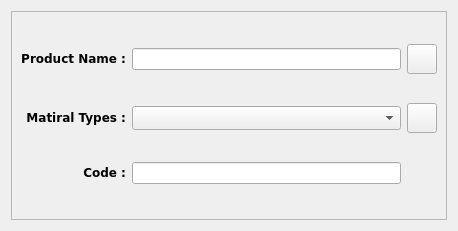
<?xml version="1.0" encoding="UTF-8"?>
<ui version="4.0">
 <class>EditProduct</class>
 <widget class="QWidget" name="EditProduct">
  <property name="geometry">
   <rect>
    <x>0</x>
    <y>0</y>
    <width>458</width>
    <height>231</height>
   </rect>
  </property>
  <property name="minimumSize">
   <size>
    <width>458</width>
    <height>231</height>
   </size>
  </property>
  <property name="maximumSize">
   <size>
    <width>458</width>
    <height>231</height>
   </size>
  </property>
  <property name="windowTitle">
   <string>Edit Product</string>
  </property>
  <property name="windowIcon">
   <iconset>
    <normaloff>icons/logo.png</normaloff>icons/logo.png</iconset>
  </property>
  <layout class="QGridLayout" name="gridLayout_2">
   <item row="0" column="0">
    <widget class="QFrame" name="frame">
     <property name="frameShape">
      <enum>QFrame::StyledPanel</enum>
     </property>
     <property name="frameShadow">
      <enum>QFrame::Raised</enum>
     </property>
     <layout class="QGridLayout" name="gridLayout">
      <item row="0" column="0">
       <widget class="QLabel" name="label_2">
        <property name="font">
         <font>
          <family>Bitstream Vera Sans</family>
          <weight>75</weight>
          <bold>true</bold>
         </font>
        </property>
        <property name="layoutDirection">
         <enum>Qt::LeftToRight</enum>
        </property>
        <property name="text">
         <string>&lt;html&gt;&lt;head/&gt;&lt;body&gt;&lt;p align=&quot;right&quot;&gt;Product Name :&lt;/p&gt;&lt;/body&gt;&lt;/html&gt;</string>
        </property>
        <property name="alignment">
         <set>Qt::AlignRight|Qt::AlignTrailing|Qt::AlignVCenter</set>
        </property>
       </widget>
      </item>
      <item row="0" column="1">
       <widget class="QLineEdit" name="product_name">
        <property name="minimumSize">
         <size>
          <width>0</width>
          <height>22</height>
         </size>
        </property>
        <property name="font">
         <font>
          <weight>75</weight>
          <bold>true</bold>
         </font>
        </property>
        <property name="layoutDirection">
         <enum>Qt::LeftToRight</enum>
        </property>
        <property name="inputMask">
         <string/>
        </property>
       </widget>
      </item>
      <item row="0" column="2">
       <widget class="QPushButton" name="edit_product">
        <property name="minimumSize">
         <size>
          <width>30</width>
          <height>30</height>
         </size>
        </property>
        <property name="maximumSize">
         <size>
          <width>30</width>
          <height>30</height>
         </size>
        </property>
        <property name="font">
         <font>
          <weight>50</weight>
          <bold>false</bold>
         </font>
        </property>
        <property name="text">
         <string/>
        </property>
        <property name="icon">
         <iconset>
          <normaloff>../icons/edit.png</normaloff>../icons/edit.png</iconset>
        </property>
       </widget>
      </item>
      <item row="1" column="0">
       <widget class="QLabel" name="label_8">
        <property name="font">
         <font>
          <family>Bitstream Vera Sans</family>
          <weight>75</weight>
          <bold>true</bold>
         </font>
        </property>
        <property name="layoutDirection">
         <enum>Qt::LeftToRight</enum>
        </property>
        <property name="text">
         <string>&lt;html&gt;&lt;head/&gt;&lt;body&gt;&lt;p align=&quot;right&quot;&gt;&lt;span style=&quot; font-weight:600;&quot;&gt;Matiral Types :&lt;/span&gt;&lt;/p&gt;&lt;/body&gt;&lt;/html&gt;</string>
        </property>
        <property name="alignment">
         <set>Qt::AlignRight|Qt::AlignTrailing|Qt::AlignVCenter</set>
        </property>
       </widget>
      </item>
      <item row="1" column="1">
       <widget class="QComboBox" name="matiral_type">
        <property name="minimumSize">
         <size>
          <width>0</width>
          <height>22</height>
         </size>
        </property>
        <property name="layoutDirection">
         <enum>Qt::LeftToRight</enum>
        </property>
        <property name="styleSheet">
         <string notr="true"/>
        </property>
        <property name="sizeAdjustPolicy">
         <enum>QComboBox::AdjustToMinimumContentsLengthWithIcon</enum>
        </property>
       </widget>
      </item>
      <item row="2" column="0">
       <widget class="QLabel" name="label_3">
        <property name="font">
         <font>
          <family>Bitstream Vera Sans</family>
          <weight>75</weight>
          <bold>true</bold>
         </font>
        </property>
        <property name="layoutDirection">
         <enum>Qt::LeftToRight</enum>
        </property>
        <property name="text">
         <string>&lt;html&gt;&lt;head/&gt;&lt;body&gt;&lt;p align=&quot;right&quot;&gt;Code :&lt;/p&gt;&lt;/body&gt;&lt;/html&gt;</string>
        </property>
        <property name="alignment">
         <set>Qt::AlignRight|Qt::AlignTrailing|Qt::AlignVCenter</set>
        </property>
       </widget>
      </item>
      <item row="2" column="1">
       <widget class="QLineEdit" name="product_code">
        <property name="minimumSize">
         <size>
          <width>0</width>
          <height>22</height>
         </size>
        </property>
        <property name="font">
         <font>
          <weight>75</weight>
          <bold>true</bold>
         </font>
        </property>
        <property name="layoutDirection">
         <enum>Qt::LeftToRight</enum>
        </property>
        <property name="inputMask">
         <string/>
        </property>
       </widget>
      </item>
      <item row="1" column="2">
       <widget class="QPushButton" name="delete_product">
        <property name="minimumSize">
         <size>
          <width>30</width>
          <height>30</height>
         </size>
        </property>
        <property name="maximumSize">
         <size>
          <width>30</width>
          <height>30</height>
         </size>
        </property>
        <property name="styleSheet">
         <string notr="true">border-color: rgb(174, 6, 6);</string>
        </property>
        <property name="text">
         <string/>
        </property>
        <property name="icon">
         <iconset>
          <normaloff>../icons/delete.png</normaloff>../icons/delete.png</iconset>
        </property>
       </widget>
      </item>
     </layout>
    </widget>
   </item>
  </layout>
 </widget>
 <resources/>
 <connections/>
</ui>
